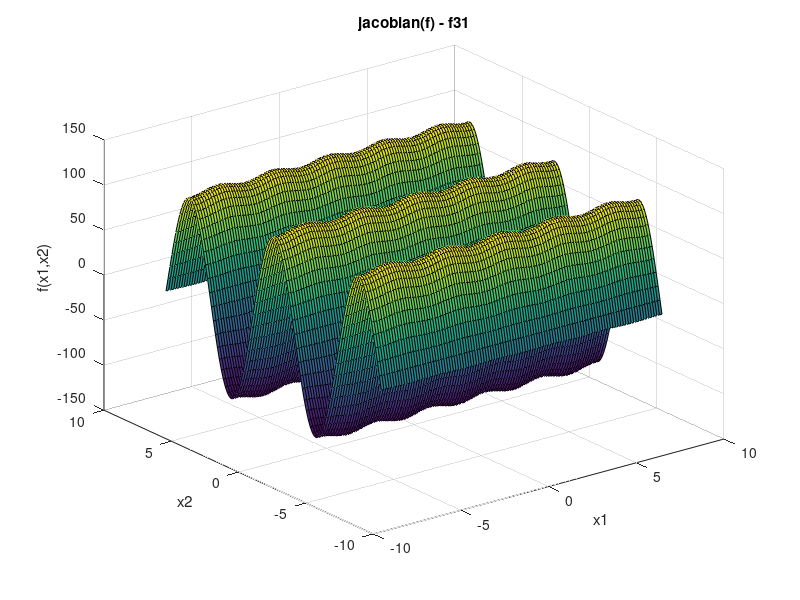
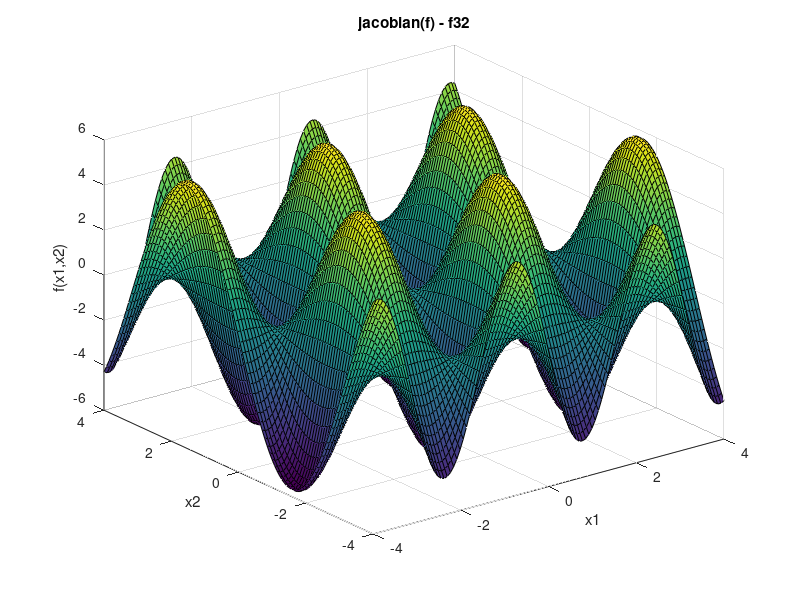

These figures' MATLAB source, in order:
% Biosystem
% Workshop 7 

close all;
clc;

%% function f31 - jacobian(f,[x1 x2 x3])
f1= @(x) (5598529180295619*cos(x(1)))/(36028797018963968*((6276274086778753*cos(x(2))^2)/73786976294838206464 + (1560767486861519*sin(x(2))^2)/9223372036854775808 + 39669627053720337301/28823037615171174400000)); % minimization
n=110;
x1 = linspace(-8,8,n);
y1 = linspace(-8,8,n);
Z1=zeros(length(x1),length(y1));

for i=1:length(x1)
    for j=1:length(y1)
        Z1(i,j)=f1([x1(i) y1(j)]);
    end
end

%% function f32 - jacobian(f,[x1 x2 x3])
f2= @(x)-(34766114932442899370811494898981*cos(x(2))*sin(x(1))*sin(x(2)))/(1329227995784915872903807060280344576*((6276274086778753*cos(x(2))^2)/73786976294838206464 + (1560767486861519*sin(x(2))^2)/9223372036854775808 + 39669627053720337301/28823037615171174400000)^2);
n=110;
x2 = linspace(-4,4,n);
y2 = linspace(-4,4,n);
Z2=zeros(length(x2),length(y2));

for i=1:length(x2)
    for j=1:length(y2)
        Z2(i,j)=f2([x2(i) y2(j)]);
    end
end
%% Surface Graphic f31
figure (1)
surf(x1,y1,Z1)
%colormap(hot(20))
title('jacobian(f) - f31');
xlabel('x1');
ylabel('x2');
zlabel('f(x1,x2)');

%% Surface Graphic f32
figure (2)
surf(x2,y2,Z2)
%colormap(hot(20))
title('jacobian(f) - f32');
xlabel('x1');
ylabel('x2');
zlabel('f(x1,x2)');



